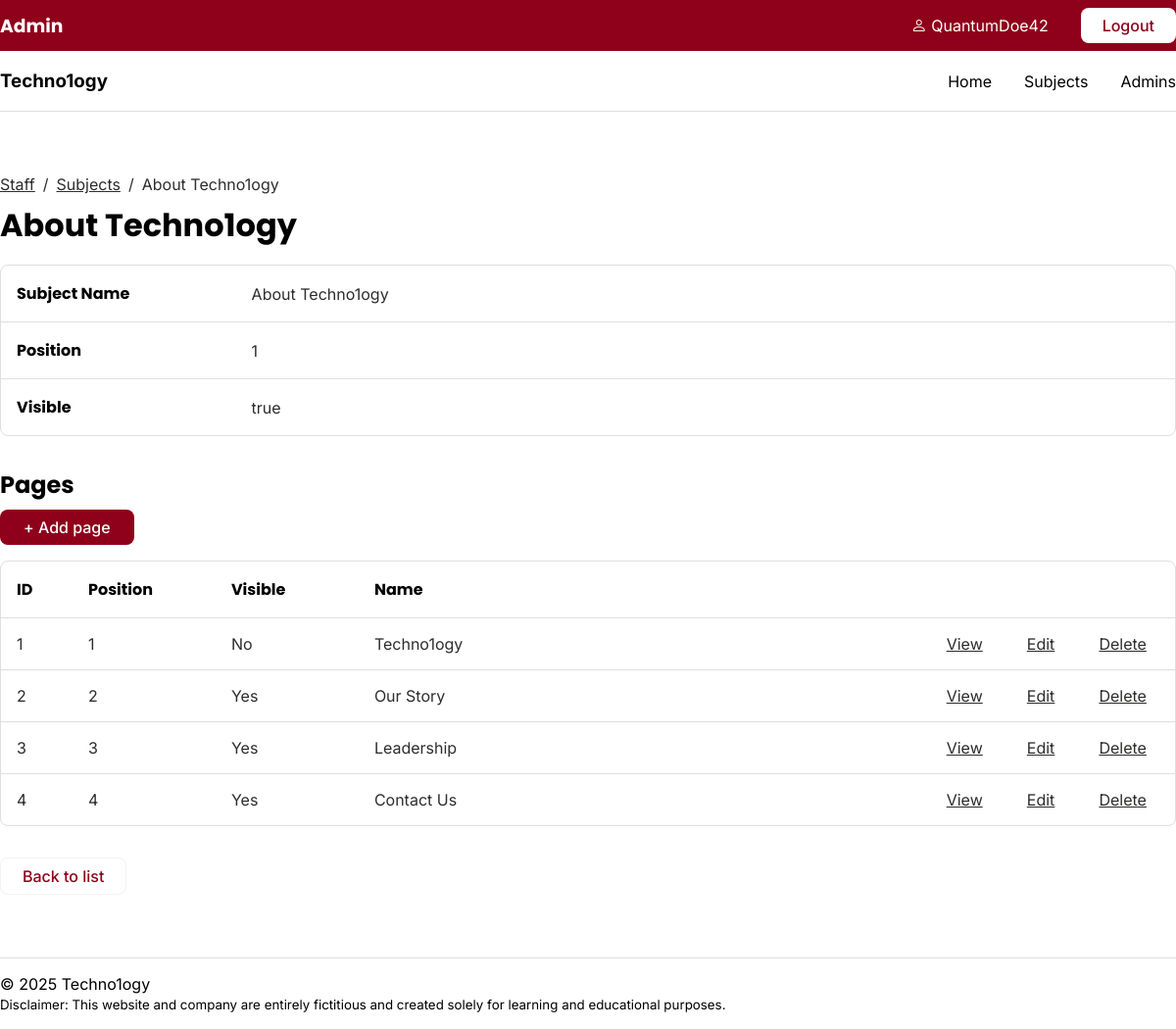
/staff/subjects/show.php (signed in), run on the app's committed database.
### tables this page shows
CREATE TABLE `subjects` (
  `id` int(11) NOT NULL,
  `menu_name` varchar(255) DEFAULT NULL,
  `position` int(3) DEFAULT NULL,
  `visible` tinyint(1) DEFAULT NULL
);

CREATE TABLE `pages` (
  `id` int(11) NOT NULL,
  `subject_id` int(11) DEFAULT NULL,
  `menu_name` varchar(255) DEFAULT NULL,
  `position` int(3) DEFAULT NULL,
  `visible` tinyint(1) DEFAULT NULL,
  `content` text DEFAULT NULL
);

### private/functions.php (called while the page is built, shortened)
<?php
function url_for($script_path) {
    return WWW_ROOT . $script_path;
}
function u($string="") {
    return urlencode($string);
}
function h($string="") {
    return htmlspecialchars($string);
}
?>

### private/database.php (called while the page is built, shortened)
<?php
function db_escape($connection, $string) {
    return mysqli_real_escape_string($connection, $string);
}
?>

### private/query_functions.php (called while the page is built, shortened)
<?php
function find_subject_by_id($id) {
    global $db;
    $sql = "SELECT * FROM subjects ";
    $sql .= "WHERE id='" . db_escape($db, $id) . "'";
    $result = mysqli_query($db, $sql);
    $subject = mysqli_fetch_assoc($result);
    return $subject;
}
function find_pages_by_subject_id($subject_id, $options=[]) {
    global $db;
    $visible = $options['visible'] ?? false;
    $sql = "SELECT * FROM pages ";
    $sql .= "WHERE subject_id='" . db_escape($db, $subject_id) . "' ";
    $sql .= "ORDER BY position ASC";
    $result = mysqli_query($db, $sql);
    return $result;
}
?>

### public/staff/subjects/show.php (the view, shortened to what this page needs)
<?php
$id = $_GET['id'] ?? '1';
$subject = find_subject_by_id($id);
$pages_set = find_pages_by_subject_id($id);
?>
<?php include(SHARED_PATH . '/staff_navigation.php'); ?>
<div class="section_show">
    <div class="bread_crumb">
        <a href="<?php echo url_for('/staff/index.php')?>">Staff</a>
        <p>/</p>
        <a href="<?php echo url_for('/staff/subjects/index.php')?>">Subjects</a>
        <p>/</p>
        <p><?php echo h($subject['menu_name']);?></p>
    </div>
    <h1><?php echo h($subject['menu_name']);?></h1>
    <table class="list section_attributes">
        <tr>
            <th style="width: 20%">Subject Name</th>
            <td style="width: 80%"><?php echo h($subject['menu_name']);?></td>
        </tr>
        <tr>
            <th>Position</th>
            <td><?php echo h($subject['position']);?></td>
        </tr>
        <tr>
            <th>Visible</th>
            <td><?php echo h($subject['visible'] == '1' ? 'true' : 'false');?></td>
        </tr>
    </table>
</div>
<div class="section_show">
    <div class="section_heading_button">
        <h2>Pages</h2>
        <a class="button_primary action" href="<?php echo url_for('/staff/pages/new.php?subject_id=' . h(u($subject['id'])));?>">+ Add page</a>
    </div>
    <table class="list section_attributes pages_table">
		<tr>
			<th style="width:5%">ID</th>
			<th style="width:10%">Position</th>
			<th style="width:10%">Visible</th>
			<th style="width:40%">Name</th>
			<th style="width:5%">&nbsp;</th>
			<th style="width:5%">&nbsp;</th>
			<th style="width:5%">&nbsp;</th>
		</tr>
		<?php while ($page = mysqli_fetch_assoc($pages_set)) { ?>
			<tr>
				<td><?php echo h($page['id']); ?></td>
				<td><?php echo h($page['position']); ?></td>
				<td>
					<?php
						if (h($page['visible'] == 1)) {
							echo 'Yes';
						} else {
							echo 'No';
						}
					?>
				</td>
				<td><?php echo h($page['menu_name']); ?></td>
				<td><a class="link_paragraph action" href="<?php echo url_for('/staff/pages/show.php?id=' . h(u($page['id'])))?>">View</a></td>
				<td><a class="link_paragraph action" href="<?php echo url_for('/staff/pages/edit.php?id=' . h(u($page['id'])))?>">Edit</a></td>
				<td><a class="link_paragraph action" href="<?php echo url_for('/staff/pages/delete.php?id=' . h(u($page['id']))); ?>">Delete</a></td>
			</tr>
		<?php } ?>
	</table>
    <div id="section_button">
        <a href="<?php echo url_for('/staff/subjects/index.php');?>" class="button_secondary">Back to list</a>
    </div>
</div>
<?php include(SHARED_PATH . '/staff_footer.php'); ?>

### public/stylesheets/staff.css (style rules this page uses)
.list { width: 100%; border: 1px solid var(--border_color); border-radius: 8px; border-collapse: separate; border-spacing: 0; }
.list td, .list th { padding: 16px; text-align: left; border: none; border-bottom: 1px solid var(--border_color); }
.list tr:last-child td, .list tr:last-child th { border-bottom: none; }
.pages_table td { color: var(--paragraph_color); }
.list th { align-content: start; }
.list td { color: var(--paragraph_color); }
.link_paragraph { text-decoration: underline; color: var(--paragraph_color); }
.section_show { margin: auto; width: 1080px; }
.section_show h1 { margin-bottom: 16px; }
.section_attributes { margin-bottom: 32px; }
.section_heading_button { width: 100%; margin-bottom: 16px; }
.section_heading_button h2 { margin-bottom: 8px; }

### public/stylesheets/all.css (style rules this page uses)
:root { --main_color: #8f001a; --main_color_light: #f2f2f2; --border_color: #dfdfdf; --paragraph_color: #2d2d2c; --button_pri: var(--main_color); --button_pri_hover: #7b0016; --main_font: Inter, Poppins, Arial, Helvetica, sans-serif; --heading_font: Poppins, Arial, Helvetica, sans-serif; }
* { font-family: var(--main_font); margin: 0; padding: 0; }
h1, h2, h3, h4, h5, h6, th { font-family: var(--heading_font); }
p, a { font-family: var(--main_font); color: var(--paragraph_color); }
.button_primary { background-color: var(--button_pri); border-radius: 8px; padding: 8px 24px; text-decoration: none; color: white; transition: 100ms; border: none; display: inline-block; font: var(--main_font); font-weight: 500; }
.button_secondary { background-color: white; border: 1px solid var(--main_color_light); border-radius: 8px; padding: 8px 22px; text-decoration: none; color: var(--main_color); transition: 100ms; display: inline-block; font: var(--main_font); font-weight: 500; }
a { color: var(--paragraph_color); text-decoration: underline; }
h1 { margin-bottom: 32px; }
.bread_crumb { margin-bottom: 8px; display: flex; gap: 8px; }

### public/stylesheets/smallscreen.css (style rules this page uses)
@media screen and (max-width: 1250px) { .section_show { width: 100%; } }

### data on the page
subjects: menu_name "About Techno1ogy", position "1", visible "true"
pages: id "1", position "1", visible "No", menu_name "Techno1ogy"
pages: id "2", position "2", visible "Yes", menu_name "Our Story"
pages: id "3", position "3", visible "Yes", menu_name "Leadership"
pages: id "4", position "4", visible "Yes", menu_name "Contact Us"

### other printed values
$_SESSION['username'] "QuantumDoe42"
